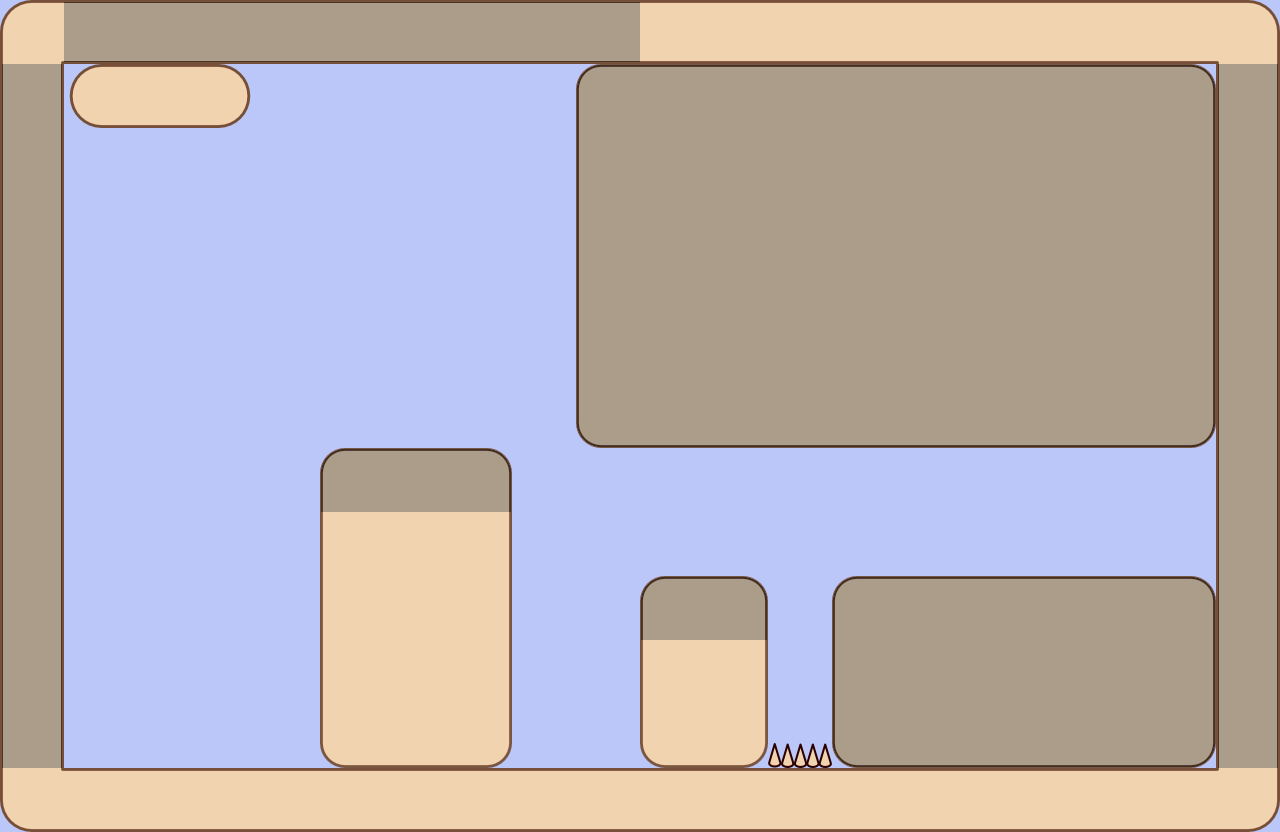

The image is a tile-based game level rendered from a .tmx file. Its description and source (layers, tilesets, objects; grid data summarised) follow:
An orthogonal 20x13 tile map with 64x64 px tiles, 3 tile layers (Capa de Patrones 1, Capa de patrones 2, nowallies) and 15 objects (8x ET_WALL_NOPORTAL, ET_PRINCESS, ET_PLAYER, ET_SPIKES).

<map version="1.0" orientation="orthogonal" width="20" height="13" tilewidth="64" tileheight="64">
 <tileset firstgid="1" name="tilemapinkscape" tilewidth="64" tileheight="64">
  <image source="tilemapinkscape.png" trans="000000" width="1024" height="1024" />
 </tileset>
 <layer name="Capa de Patrones 1" width="20" height="13">
  <data>[260 cells, 260 non-empty, 1 distinct tile ids]</data>
 </layer>
 <layer name="Capa de patrones 2" width="20" height="13">
  <data>[260 cells, 164 non-empty, 6 distinct tile ids]</data>
 </layer>
 <layer name="nowallies" width="20" height="13">
  <data>[260 cells, 115 non-empty, 5 distinct tile ids]</data>
 </layer>
 <objectgroup name="Capa de Objetos 1" width="20" height="13">
  <object name="ET_WALL_NOPORTAL" x="0" y="0" width="64" height="832" />
  <object name="ET_WALL_NOPORTAL" x="64" y="0" width="1216" height="64" />
  <object name="ET_WALL_NOPORTAL" x="1216" y="64" width="64" height="768" />
  <object name="ET_WALL_NOPORTAL" x="320" y="768" width="896" height="64" />
  <object name="ET_WALL_NOPORTAL" x="832" y="576" width="384" height="192" />
  <object name="ET_WALL_NOPORTAL" x="640" y="576" width="128" height="64" />
  <object x="640" y="640" width="128" height="128" />
  <object x="320" y="512" width="192" height="256" />
  <object name="ET_WALL_NOPORTAL" x="320" y="448" width="192" height="64" />
  <object x="64" y="64" width="192" height="64" />
  <object name="ET_WALL_NOPORTAL" x="576" y="64" width="640" height="384" />
  <object name="ET_PRINCESS" x="1152" y="512" width="64" height="64" />
  <object name="ET_PLAYER" x="128" y="640" width="64" height="64" />
  <object x="64" y="768" width="256" height="64" />
  <object name="ET_SPIKES" x="768" y="704" width="64" height="64" />
 </objectgroup>
</map>
